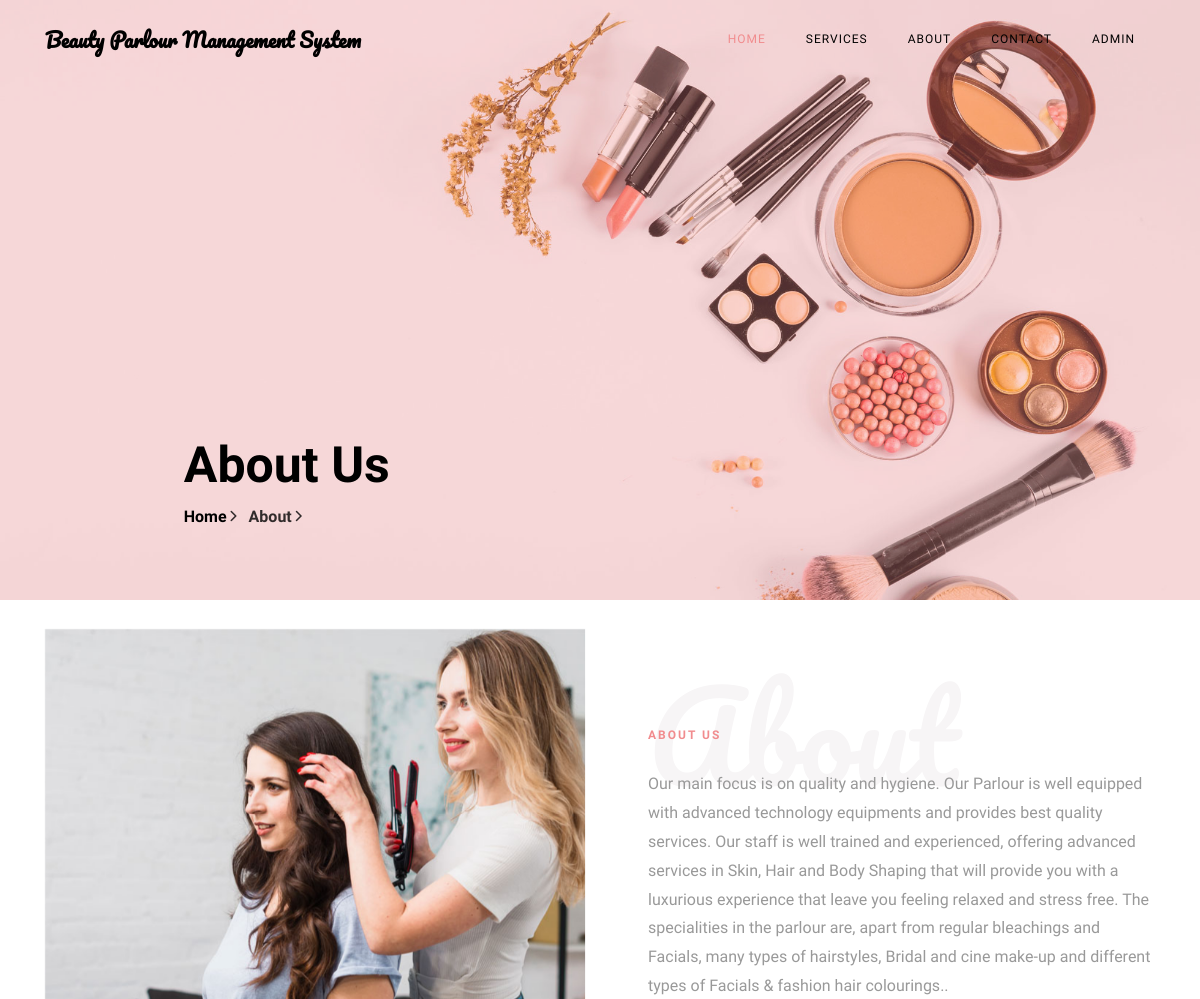
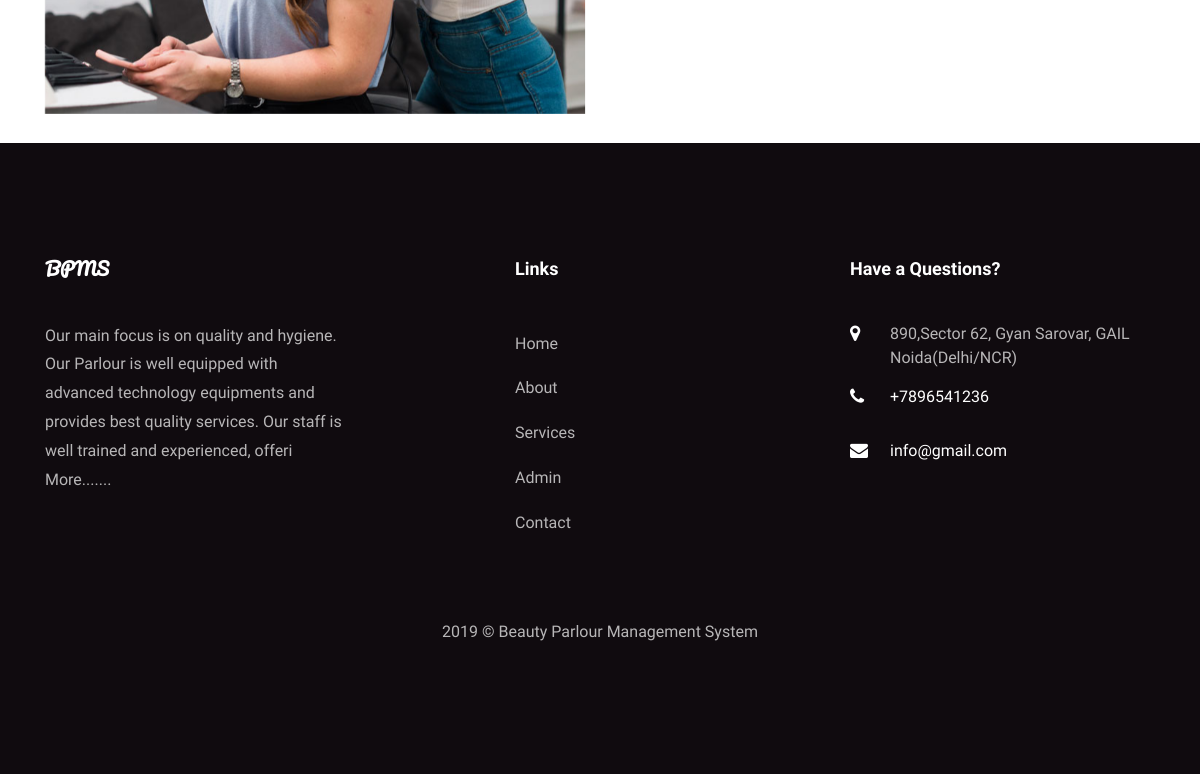
The page /bpms/about.php on the database its author committed (2 pictures, top to bottom).
### tables this page shows
CREATE TABLE `tblpage` (
  `ID` int(10) NOT NULL,
  `PageType` varchar(200) DEFAULT NULL,
  `PageTitle` mediumtext DEFAULT NULL,
  `PageDescription` mediumtext DEFAULT NULL,
  `Email` varchar(200) DEFAULT NULL,
  `MobileNumber` bigint(10) DEFAULT NULL,
  `UpdationDate` date DEFAULT NULL,
  `Timing` varchar(200) NOT NULL
);

### bpms/about.php (the view, shortened to what this page needs)
<?php
include('includes/dbconnection.php');
?>
<!DOCTYPE html>
<html lang="en">
  <head>
    <link rel="stylesheet" href="css/open-iconic-bootstrap.min.css">
    <link rel="stylesheet" href="css/animate.css">
    <link rel="stylesheet" href="css/owl.carousel.min.css">
    <link rel="stylesheet" href="css/owl.theme.default.min.css">
    <link rel="stylesheet" href="css/magnific-popup.css">
    <link rel="stylesheet" href="css/aos.css">
    <link rel="stylesheet" href="css/ionicons.min.css">
    <link rel="stylesheet" href="css/bootstrap-datepicker.css">
    <link rel="stylesheet" href="css/jquery.timepicker.css">
    <link rel="stylesheet" href="css/flaticon.css">
    <link rel="stylesheet" href="css/icomoon.css">
    <link rel="stylesheet" href="css/style.css">
  </head>
  <body>
	  <?php include_once('includes/header.php');?>
    <section class="hero-wrap hero-wrap-2" style="background-image: url('images/bg-2.jpg');" data-stellar-background-ratio="0.5">
      <div class="overlay"></div>
      <div class="container">
        <div class="row no-gutters slider-text js-fullheight align-items-end justify-content-center">
          <div class="col-md-9 ftco-animate pb-5">
            <h2 class="mb-0 bread">About Us</h2>
            <p class="breadcrumbs"><span class="mr-2"><a href="index.php">Home <i class="ion-ios-arrow-forward"></i></a></span> <span>About <i class="ion-ios-arrow-forward"></i></span></p>
          </div>
        </div>
      </div>
    </section>
    <br>
    <section class="ftco-section ftco-no-pb ftco-no-pt">
			<div class="container">
				<div class="row">
					<div class="col-md-6 d-flex">
						<div class="p-md-5 img img-2 d-flex justify-content-center align-items-center" style="background-image: url(images/about.jpg);">
						</div>
					</div>
					<div class="col-md-6 py-md-5 pb-5 wrap-about pb-md-5 ftco-animate">
						<?php
$ret=mysqli_query($con,"select * from tblpage where PageType='aboutus' ");
while ($row=mysqli_fetch_array($ret)) {
?>
	          <div class="heading-section mb-4 mt-md-5">
	          	<h1 class="big">About</h1>
	          	<span class="subheading"><?php  echo $row['PageTitle'];?></span>
	          </div>
	          <div class="pb-md-5">
							<p><?php  echo $row['PageDescription'];?>.</p>
						</div>
						<?php } ?>
					</div>
				</div>
			</div>
		</section>
		<br>
   <?php include_once('includes/footer.php');?>
  </body>
</html>

### bpms/includes/footer.php (shortened to what this page needs)
 <?php
include('includes/dbconnection.php');
?>
 <footer class="ftco-footer ftco-section">
      <div class="container">
        <div class="row mb-5">
          <div class="col-md">
            <div class="ftco-footer-widget mb-4">
              <h2 class="ftco-heading-2 logo">BPMS</h2>
              <?php
$ret=mysqli_query($con,"select * from tblpage where PageType='aboutus' ");
while ($row=mysqli_fetch_array($ret)) {
?>
              <p><?php  echo substr($row['PageDescription'],0,200);?> <a href="about.php">More.......</a></p><?php } ?>
            </div>
          </div>
          <div class="col-md" style="padding-left: 150px">
             <div class="ftco-footer-widget mb-4">
              <h2 class="ftco-heading-2">Links</h2>
              <ul class="list-unstyled">
                <li><a href="index.php" class="py-2 d-block">Home</a></li>
                <li><a href="about.php" class="py-2 d-block">About</a></li>
                <li><a href="services.php" class="py-2 d-block">Services</a></li>
                <li><a href="admin/index.php" class="py-2 d-block">Admin</a></li>
                <li><a href="contact.php" class="py-2 d-block">Contact</a></li>
              </ul>
            </div>
          </div>
          <div class="col-md">
            <div class="ftco-footer-widget mb-4">
            	<h2 class="ftco-heading-2">Have a Questions?</h2>
            	<div class="block-23 mb-3">
                <?php
$ret=mysqli_query($con,"select * from tblpage where PageType='contactus' ");
while ($row=mysqli_fetch_array($ret)) {
?>
	              <ul>
	                <li><span class="icon icon-map-marker"></span><span class="text"><?php  echo $row['PageDescription'];?></span></li>
	                <li><a href="#"><span class="icon icon-phone"></span><span class="text">+<?php  echo $row['MobileNumber'];?></span></a></li>
	                <li><a href="#"><span class="icon icon-envelope"></span><span class="text"><?php  echo $row['Email'];?></span></a></li>
	              </ul>
	            </div>
               <?php } ?>
            </div>
          </div>
        </div>
        <div class="row">
          <div class="col-md-12 text-center">
            <p>
  2019 &copy; Beauty Parlour Management System  </p>
          </div>
        </div>
      </div>
    </footer>

### bpms/css/icomoon.css (style rules this page uses)
[class^="icon-"], [class*=" icon-"] { font-family: 'icomoon' !important; speak: none; font-style: normal; font-weight: normal; font-variant: normal; text-transform: none; line-height: 1; -webkit-font-smoothing: antialiased; -moz-osx-font-smoothing: grayscale; }
.icon-map-marker:before { content: "\f041"; }
.icon-phone:before { content: "\f095"; }
.icon-envelope:before { content: "\f0e0"; }

### rows shown on the page
tblpage: PageTitle "ABOUT US", PageDescription "Our main focus is on quality and hygiene. Our Parlour is well equipped with advanced technology equipments and provides best quality services. Our staff is well trained and experienced, offering advanced services in Skin, Hair and Body Shaping that will provide you with a luxurious experience that leave you feeling relaxed and stress free. The specialities in the parlour are, apart from regular bleachings and Facials, many types of hairstyles, Bridal and cine make-up and different types of Facials & fashion hair colourings.", PageDescription "Our main focus is on quality and hygiene. Our Parlour is well equipped with advanced technology equipments and provides best quality services. Our staff is well trained and experienced, offeri"
tblpage: PageDescription "890,Sector 62, Gyan Sarovar, GAIL Noida(Delhi/NCR)", MobileNumber "7896541236", Email "info@gmail.com"
